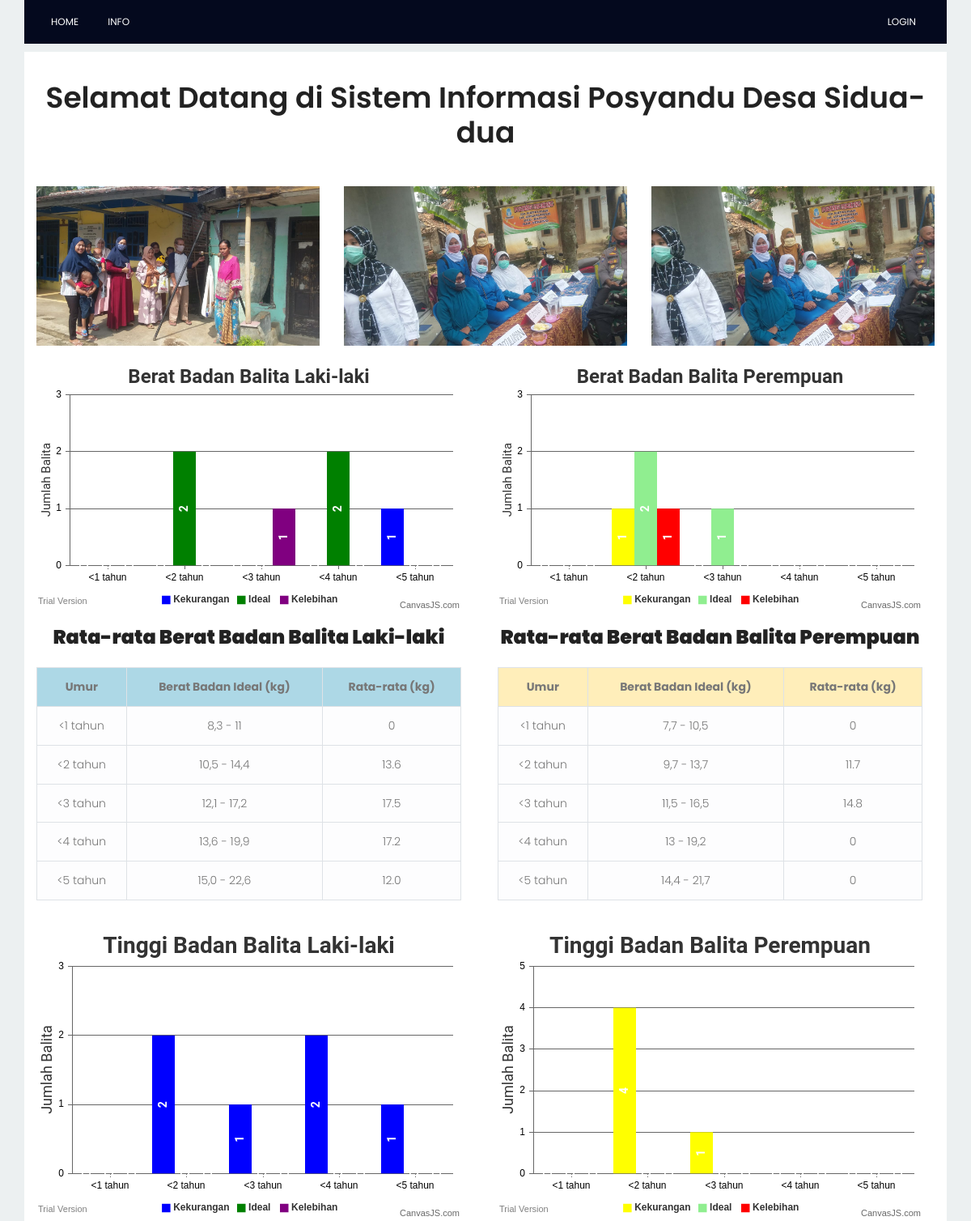
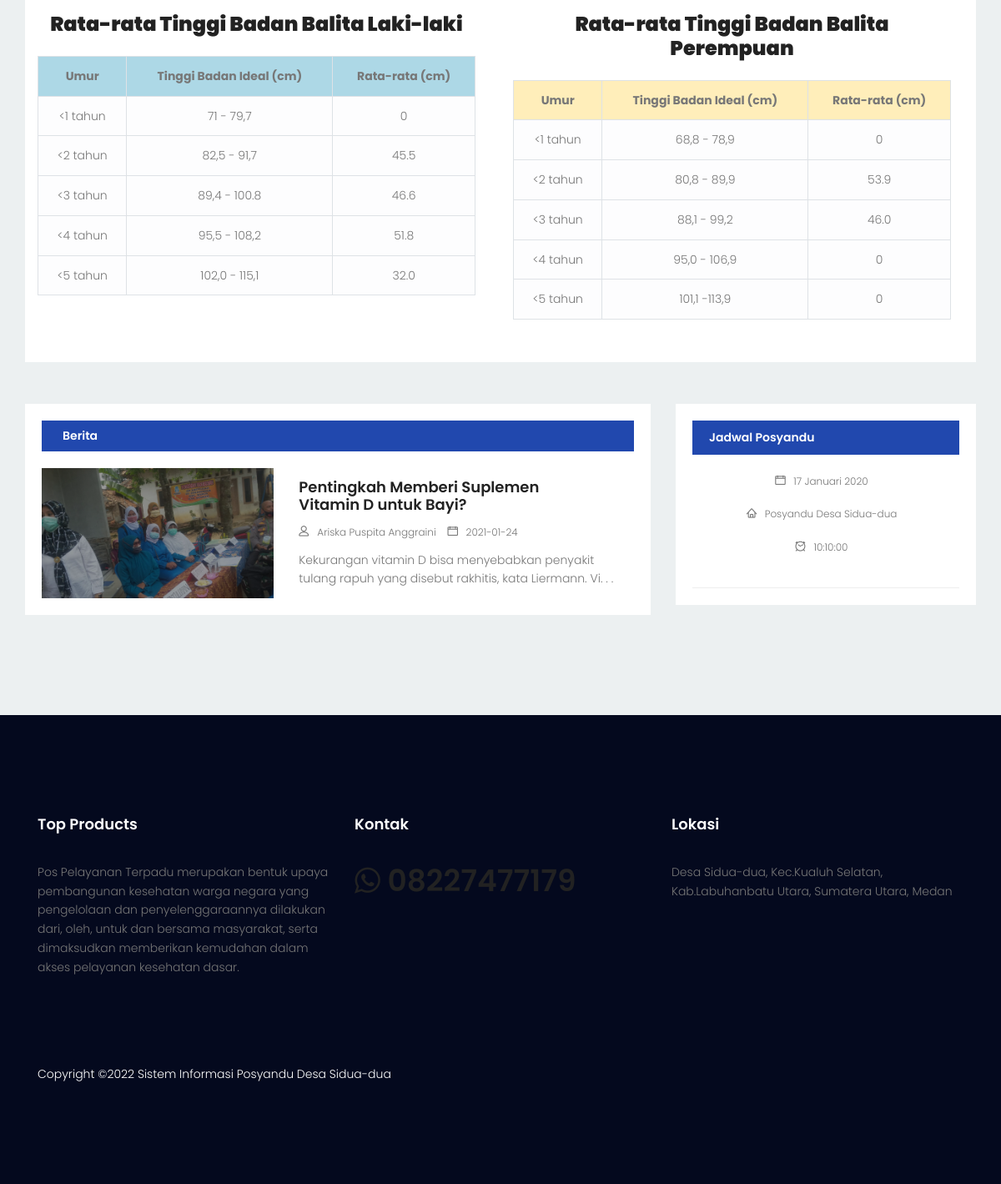
The page / on the database its author committed (2 pictures, top to bottom).
### tables this page shows
CREATE TABLE `phbs` (
  `kode_phbs` int(3) NOT NULL,
  `judul_berita` varchar(100) NOT NULL,
  `jenis_berita` varchar(50) NOT NULL,
  `tempat_dibuat` varchar(50) NOT NULL,
  `tgl_dibuat` date NOT NULL,
  `deskripsi_berita` text NOT NULL,
  `penulis_berita` varchar(100) NOT NULL,
  `editor_berita` varchar(100) NOT NULL,
  `penerbit` varchar(100) NOT NULL,
  `gambar` varchar(100) DEFAULT NULL
);

CREATE TABLE `jadwal` (
  `kode_jadwal` int(3) NOT NULL,
  `tanggal` date NOT NULL,
  `jam` time NOT NULL
);

### index.php (the view, shortened to what the rows shown need)
<?php require_once('head.php');
$sql1 = mysqli_query($con,"SELECT * FROM jadwal");
$jadwal = mysqli_fetch_array($sql1);
$bulan = array(
  'Januari',
  'Februari',
  'Maret',
  'April',
  'Mei',
  'Juni',
  'Juli',
  'Agustus',
  'September',
  'Oktober',
  'November',
  'Desember',
);
?>
		<div class="site-main-container">
			<section class="top-post-area pt-8">
				<div class="container no-padding">
					<div class="row small-gutters">
						<div class="col-lg-12">
							<div class="news-tracker-wrap"><br>
								<h1 style="text-align: center;">Selamat Datang di Sistem Informasi Posyandu Desa Sidua-dua</h1><br><br>
								<br>
				                <div class="row">
				                    <div class="col-md-6">
				                        <div class="white-box" style="width: 525px">
				                            <div id="bbp-graph" style="width: 525px; height: 300px;"></div><br>
                                    <h3 class="text-center"><b>Rata-rata Berat Badan Balita Laki-laki</b></h3><br>
                                    <table class="table table-bordered">
                                        <tr class="text-center" style="background: lightblue;">
                                            <th style="text-align: center; font-weight: bold;">Umur</th>
                                            <th style="text-align: center; font-weight: bold;">Berat Badan Ideal (kg)</th>
                                            <th style="text-align: center; font-weight: bold;">Rata-rata (kg)</th>
                                        </tr>
				                            </table>
				                        </div>
				                    </div>
				                    <div class="col-md-6">
				                        <div class="white-box" style="width: 525px">
				                            <div id="bbw-graph" style="width: 525px; height: 300px;"></div><br>
				                            <h3 class="text-center"><b>Rata-rata Berat Badan Balita Perempuan</b></h3><br>
                                    <table class="table table-bordered">
                                        <tr class="text-center table-warning" style="background: gold;">
                                            <th style="text-align: center; font-weight: bold;">Umur</th>
                                            <th style="text-align: center; font-weight: bold;">Berat Badan Ideal (kg)</th>
                                            <th style="text-align: center; font-weight: bold;">Rata-rata (kg)</th>
                                        </tr>
				                            </table>
				                        </div>
				                    </div>
				                </div><br>
				                <div class="row">
				                    <div class="col-md-6">
				                        <div class="white-box" style="width: 525px">
				                            <div id="tbp-graph" style="width: 525px; height: 350px;"></div><br>
				                            <h3 class="text-center"><b>Rata-rata Tinggi Badan Balita Laki-laki</b></h3><br>
                                    <table class="table table-bordered">
                                        <tr class="text-center" style="background: lightblue;">
                                            <th style="text-align: center; font-weight: bold;">Umur</th>
                                            <th style="text-align: center; font-weight: bold;">Tinggi Badan Ideal (cm)</th>
                                            <th style="text-align: center; font-weight: bold;">Rata-rata (cm)</th>
                                        </tr>
				                            </table>
				                        </div>
				                    </div>
				                    <div class="col-md-6">
				                        <div class="white-box" style="width: 525px">
				                            <div id="tbw-graph" style="width: 525px; height: 350px;"></div><br>
				                            <h3 class="text-center"><b>Rata-rata Tinggi Badan Balita Perempuan</b></h3><br>
                                    <table class="table table-bordered">
                                        <tr class="text-center table-warning" style="background: gold;">
                                            <th style="text-align: center; font-weight: bold;">Umur</th>
                                            <th style="text-align: center; font-weight: bold;">Tinggi Badan Ideal (cm)</th>
                                            <th style="text-align: center; font-weight: bold;">Rata-rata (cm)</th>
                                        </tr>
				                            </table>
				                        </div>
				                    </div>
				                </div><br>
							</div>
						</div>
					</div>
				</div>
			</section>
			<section class="latest-post-area pb-120">
				<div class="container no-padding">
					<div class="row">
						<div class="col-lg-8 post-list">
							<div class="latest-post-wrap">
								<?php
								$no = 1;
								$sql = mysqli_query($con, "SELECT * FROM phbs ORDER BY tgl_dibuat DESC");
								while($data = mysqli_fetch_array($sql)){
								?>
								<div class="single-latest-post row align-items-center">
									<div class="col-lg-5 post-left">
										<div class="feature-img relative">
											<div class="overlay overlay-bg"></div>
											<img class="img-fluid" src="<?= $data['gambar'] ?>" alt="berita">
										</div>
									</div>
									<div class="col-lg-7 post-right">
										<a href="berita.php?kode=<?= $data['kode_phbs']?>">
											<h4><?= $data['judul_berita']?></h4>
										</a>
										<ul class="meta">
											<li><a href="#"><span class="lnr lnr-user"></span><?= $data['penulis_berita']?></a></li>
											<li><a href="#"><span class="lnr lnr-calendar-full"></span><?= $data['tgl_dibuat']?></a></li>
										</ul>
										<p class="excert">
											<?php echo substr($data['deskripsi_berita'],0,100).". . .";?>
										</p>
									</div>
								</div>
							<?php $no++; }?>
							</div>
						</div>
						<div class="col-lg-4">
							<div class="sidebars-area">
								<div class="single-sidebar-widget editors-pick-widget">
									<div class="editors-pick-post">
										<div class="details">
											<ul class="meta">
												<center>
                                                    <p>
                                                        <li><span class="lnr lnr-calendar-full"></span><?php if($jadwal['tanggal']==null){echo date('d-A-Y');}else{echo
												                                  substr($jadwal['tanggal'],8,2)." ".
												                                  $bulan[intval(substr($jadwal['tanggal'],6,2))-1]." ".
												                                  substr($jadwal['tanggal'],0,4);}?></li>
                                                    </p>
                                                    <p>
                                                        <li><span class="lnr lnr-clock"></span><?php if($jadwal['jam']==null){echo '-';}else{echo $jadwal['jam'];}?></li>
                                                    </p>
                                                </center>
											</ul>
										</div>
									</div>
								</div>
							</div>
						</div>
					</div>
				</div>
			</section>
		</div>
<?php require_once('footer.php'); ?>

### rows shown on the page
phbs: gambar (picture), judul_berita "Pentingkah Memberi Suplemen Vitamin D untuk Bayi?", penulis_berita "Ariska Puspita Anggraini", tgl_dibuat "2021-01-24", deskripsi_berita "Kekurangan vitamin D bisa menyebabkan penyakit tulang rapuh yang disebut rakhitis, kata Liermann. Vi"
jadwal: tanggal "17", tanggal "Januari", tanggal "2020", jam "10:10:00"

### other values the page prints
substr($dataavgbbp['avg2'],0,4) "13.6"
substr($dataavgbbp['avg3'],0,4) "17.5"
substr($dataavgbbp['avg4'],0,4) "17.2"
substr($dataavgbbp['avg5'],0,4) "12.0"
substr($dataavgbbw['avg2'],0,4) "11.7"
substr($dataavgbbw['avg3'],0,4) "14.8"
substr($dataavgtbp['avg2'],0,4) "45.5"
substr($dataavgtbp['avg3'],0,4) "46.6"
substr($dataavgtbp['avg4'],0,4) "51.8"
substr($dataavgtbp['avg5'],0,4) "32.0"
substr($dataavgtbw['avg2'],0,4) "53.9"
substr($dataavgtbw['avg3'],0,4) "46.0"
chart data {{ $chartbbw['wast1'] }} 0
chart data {{ $chartbbw['wast2'] }} 1
chart data {{ $chartbbw['wast3'] }} 0
